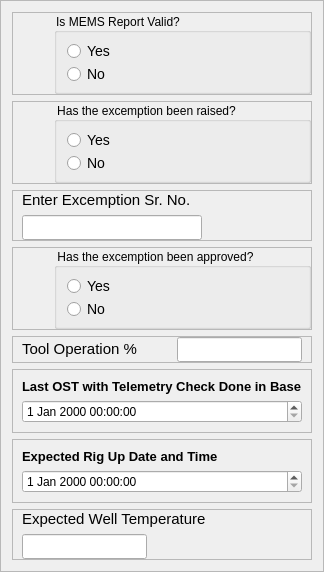
    <widget class="QFrame" name="frame_16">
     <property name="frameShape">
      <enum>QFrame::Shape::StyledPanel</enum>
     </property>
     <property name="frameShadow">
      <enum>QFrame::Shadow::Raised</enum>
     </property>
     <layout class="QVBoxLayout" name="verticalLayout_8">
      <item>
       <widget class="QFrame" name="frame_6">
        <property name="frameShape">
         <enum>QFrame::Shape::StyledPanel</enum>
        </property>
        <property name="frameShadow">
         <enum>QFrame::Shadow::Raised</enum>
        </property>
        <layout class="QHBoxLayout" name="horizontalLayout_5">
         <property name="spacing">
          <number>0</number>
         </property>
         <property name="leftMargin">
          <number>0</number>
         </property>
         <property name="topMargin">
          <number>0</number>
         </property>
         <property name="rightMargin">
          <number>0</number>
         </property>
         <property name="bottomMargin">
          <number>0</number>
         </property>
         <item>
          <widget class="QLabel" name="label_7">
           <property name="minimumSize">
            <size>
             <width>41</width>
             <height>41</height>
            </size>
           </property>
           <property name="maximumSize">
            <size>
             <width>41</width>
             <height>41</height>
            </size>
           </property>
           <property name="text">
            <string/>
           </property>
           <property name="pixmap">
            <pixmap resource="../Images.qrc">:/Icons/Icons/risk-icon.png</pixmap>
           </property>
           <property name="scaledContents">
            <bool>true</bool>
           </property>
          </widget>
         </item>
         <item>
          <widget class="QGroupBox" name="GB5">
           <property name="minimumSize">
            <size>
             <width>210</width>
             <height>0</height>
            </size>
           </property>
           <property name="styleSheet">
            <string notr="true">QGroupBox::title {
    font-size: 16px;
}
</string>
           </property>
           <property name="title">
            <string>Is MEMS Report Valid?</string>
           </property>
           <property name="checkable">
            <bool>false</bool>
           </property>
           <property name="checked">
            <bool>false</bool>
           </property>
           <layout class="QVBoxLayout" name="verticalLayout_17">
            <item>
             <widget class="QRadioButton" name="R9">
              <property name="styleSheet">
               <string notr="true">QRadioButton{
    font-size: 14px; /* Larger text */
}
QRadioButton::indicator {
    width: 15px; /* Larger checkbox square */
    height: 15px; /* Larger checkbox square */
}</string>
              </property>
              <property name="text">
               <string>Yes</string>
              </property>
             </widget>
            </item>
            <item>
             <widget class="QRadioButton" name="R10">
              <property name="styleSheet">
               <string notr="true">QRadioButton{
    font-size: 14px; /* Larger text */
}
QRadioButton::indicator {
    width: 15px; /* Larger checkbox square */
    height: 15px; /* Larger checkbox square */
}</string>
              </property>
              <property name="text">
               <string>No</string>
              </property>
             </widget>
            </item>
           </layout>
          </widget>
         </item>
        </layout>
       </widget>
      </item>
      <item>
       <widget class="QFrame" name="frame_11">
        <property name="frameShape">
         <enum>QFrame::Shape::StyledPanel</enum>
        </property>
        <property name="frameShadow">
         <enum>QFrame::Shadow::Raised</enum>
        </property>
        <layout class="QHBoxLayout" name="horizontalLayout_7">
         <property name="spacing">
          <number>0</number>
         </property>
         <property name="leftMargin">
          <number>0</number>
         </property>
         <property name="topMargin">
          <number>0</number>
         </property>
         <property name="rightMargin">
          <number>0</number>
         </property>
         <property name="bottomMargin">
          <number>0</number>
         </property>
         <item>
          <widget class="QLabel" name="label_10">
           <property name="minimumSize">
            <size>
             <width>41</width>
             <height>41</height>
            </size>
           </property>
           <property name="maximumSize">
            <size>
             <width>41</width>
             <height>41</height>
            </size>
           </property>
           <property name="text">
            <string/>
           </property>
           <property name="pixmap">
            <pixmap resource="../Images.qrc">:/Icons/Icons/risk-icon.png</pixmap>
           </property>
           <property name="scaledContents">
            <bool>true</bool>
           </property>
          </widget>
         </item>
         <item>
          <widget class="QGroupBox" name="GB6">
           <property name="minimumSize">
            <size>
             <width>190</width>
             <height>0</height>
            </size>
           </property>
           <property name="styleSheet">
            <string notr="true">QGroupBox::title {
    font-size: 16px;
}
</string>
           </property>
           <property name="title">
            <string>Has the excemption been raised?</string>
           </property>
           <property name="checkable">
            <bool>false</bool>
           </property>
           <property name="checked">
            <bool>false</bool>
           </property>
           <layout class="QVBoxLayout" name="verticalLayout_14">
            <item>
             <widget class="QRadioButton" name="R11">
              <property name="styleSheet">
               <string notr="true">QRadioButton{
    font-size: 14px; /* Larger text */
}
QRadioButton::indicator {
    width: 15px; /* Larger checkbox square */
    height: 15px; /* Larger checkbox square */
}</string>
              </property>
              <property name="text">
               <string>Yes</string>
              </property>
             </widget>
            </item>
            <item>
             <widget class="QRadioButton" name="R12">
              <property name="styleSheet">
               <string notr="true">QRadioButton{
    font-size: 14px; /* Larger text */
}
QRadioButton::indicator {
    width: 15px; /* Larger checkbox square */
    height: 15px; /* Larger checkbox square */
}</string>
              </property>
              <property name="text">
               <string>No</string>
              </property>
             </widget>
            </item>
           </layout>
          </widget>
         </item>
        </layout>
       </widget>
      </item>
      <item>
       <widget class="QFrame" name="frame_10">
        <property name="frameShape">
         <enum>QFrame::Shape::StyledPanel</enum>
        </property>
        <property name="frameShadow">
         <enum>QFrame::Shadow::Raised</enum>
        </property>
        <layout class="QVBoxLayout" name="verticalLayout_5">
         <property name="topMargin">
          <number>0</number>
         </property>
         <property name="bottomMargin">
          <number>0</number>
         </property>
         <item>
          <widget class="QLabel" name="label_9">
           <property name="text">
            <string>&lt;html&gt;&lt;head/&gt;&lt;body&gt;&lt;p&gt;&lt;span style=&quot; font-size:11pt;&quot;&gt;Enter Excemption Sr. No.&lt;/span&gt;&lt;/p&gt;&lt;/body&gt;&lt;/html&gt;</string>
           </property>
          </widget>
         </item>
         <item>
          <widget class="QLineEdit" name="lineEdit_3">
           <property name="minimumSize">
            <size>
             <width>180</width>
             <height>25</height>
            </size>
           </property>
           <property name="maximumSize">
            <size>
             <width>180</width>
             <height>25</height>
            </size>
           </property>
          </widget>
         </item>
        </layout>
       </widget>
      </item>
      <item>
       <widget class="QFrame" name="frame_9">
        <property name="frameShape">
         <enum>QFrame::Shape::StyledPanel</enum>
        </property>
        <property name="frameShadow">
         <enum>QFrame::Shadow::Raised</enum>
        </property>
        <layout class="QHBoxLayout" name="horizontalLayout_6">
         <property name="spacing">
          <number>0</number>
         </property>
         <property name="leftMargin">
          <number>0</number>
         </property>
         <property name="topMargin">
          <number>0</number>
         </property>
         <property name="rightMargin">
          <number>0</number>
         </property>
         <property name="bottomMargin">
          <number>0</number>
         </property>
         <item>
          <widget class="QLabel" name="label_8">
           <property name="minimumSize">
            <size>
             <width>41</width>
             <height>41</height>
            </size>
           </property>
           <property name="maximumSize">
            <size>
             <width>41</width>
             <height>41</height>
            </size>
           </property>
           <property name="text">
            <string/>
           </property>
           <property name="pixmap">
            <pixmap resource="../Images.qrc">:/Icons/Icons/risk-icon.png</pixmap>
           </property>
           <property name="scaledContents">
            <bool>true</bool>
           </property>
          </widget>
         </item>
         <item>
          <widget class="QGroupBox" name="GB7">
           <property name="minimumSize">
            <size>
             <width>210</width>
             <height>0</height>
            </size>
           </property>
           <property name="styleSheet">
            <string notr="true">QGroupBox::title {
    font-size: 16px;
}
</string>
           </property>
           <property name="title">
            <string>Has the excemption been approved?</string>
           </property>
           <property name="checkable">
            <bool>false</bool>
           </property>
           <property name="checked">
            <bool>false</bool>
           </property>
           <layout class="QVBoxLayout" name="verticalLayout_18">
            <item>
             <widget class="QRadioButton" name="R13">
              <property name="styleSheet">
               <string notr="true">QRadioButton{
    font-size: 14px; /* Larger text */
}
QRadioButton::indicator {
    width: 15px; /* Larger checkbox square */
    height: 15px; /* Larger checkbox square */
}</string>
              </property>
              <property name="text">
               <string>Yes</string>
              </property>
             </widget>
            </item>
            <item>
             <widget class="QRadioButton" name="R14">
              <property name="styleSheet">
               <string notr="true">QRadioButton{
    font-size: 14px; /* Larger text */
}
QRadioButton::indicator {
    width: 15px; /* Larger checkbox square */
    height: 15px; /* Larger checkbox square */
}</string>
              </property>
              <property name="text">
               <string>No</string>
              </property>
             </widget>
            </item>
           </layout>
          </widget>
         </item>
        </layout>
       </widget>
      </item>
      <item>
       <widget class="QFrame" name="frame_21">
        <property name="frameShape">
         <enum>QFrame::Shape::StyledPanel</enum>
        </property>
        <property name="frameShadow">
         <enum>QFrame::Shadow::Raised</enum>
        </property>
        <layout class="QHBoxLayout" name="horizontalLayout_12">
         <property name="topMargin">
          <number>0</number>
         </property>
         <property name="bottomMargin">
          <number>0</number>
         </property>
         <item>
          <widget class="QLabel" name="label_18">
           <property name="text">
            <string>&lt;html&gt;&lt;head/&gt;&lt;body&gt;&lt;p&gt;&lt;span style=&quot; font-size:11pt;&quot;&gt;Tool Operation %&lt;/span&gt;&lt;/p&gt;&lt;/body&gt;&lt;/html&gt;</string>
           </property>
          </widget>
         </item>
         <item>
          <widget class="QLineEdit" name="lineEdit_5">
           <property name="minimumSize">
            <size>
             <width>125</width>
             <height>25</height>
            </size>
           </property>
           <property name="maximumSize">
            <size>
             <width>125</width>
             <height>25</height>
            </size>
           </property>
          </widget>
         </item>
        </layout>
       </widget>
      </item>
      <item>
       <widget class="QFrame" name="frame_22">
        <property name="frameShape">
         <enum>QFrame::Shape::StyledPanel</enum>
        </property>
        <property name="frameShadow">
         <enum>QFrame::Shadow::Raised</enum>
        </property>
        <layout class="QVBoxLayout" name="verticalLayout_10">
         <item>
          <widget class="QLabel" name="label_19">
           <property name="text">
            <string>&lt;html&gt;&lt;head/&gt;&lt;body&gt;&lt;p&gt;&lt;span style=&quot; font-size:10pt; font-weight:700;&quot;&gt;Last OST with Telemetry Check Done in Base&lt;/span&gt;&lt;/p&gt;&lt;/body&gt;&lt;/html&gt;</string>
           </property>
          </widget>
         </item>
         <item>
          <widget class="QDateTimeEdit" name="dateTimeEdit_2"/>
         </item>
        </layout>
       </widget>
      </item>
      <item>
       <widget class="QFrame" name="frame_13">
        <property name="frameShape">
         <enum>QFrame::Shape::StyledPanel</enum>
        </property>
        <property name="frameShadow">
         <enum>QFrame::Shadow::Raised</enum>
        </property>
        <layout class="QVBoxLayout" name="verticalLayout_6">
         <item>
          <widget class="QLabel" name="label_12">
           <property name="text">
            <string>&lt;html&gt;&lt;head/&gt;&lt;body&gt;&lt;p&gt;&lt;span style=&quot; font-size:10pt; font-weight:700;&quot;&gt;Expected Rig Up Date and Time&lt;/span&gt;&lt;/p&gt;&lt;/body&gt;&lt;/html&gt;</string>
           </property>
          </widget>
         </item>
         <item>
          <widget class="QDateTimeEdit" name="dateTimeEdit"/>
         </item>
        </layout>
       </widget>
      </item>
      <item>
       <widget class="QFrame" name="frame_14">
        <property name="frameShape">
         <enum>QFrame::Shape::StyledPanel</enum>
        </property>
        <property name="frameShadow">
         <enum>QFrame::Shadow::Raised</enum>
        </property>
        <layout class="QVBoxLayout" name="verticalLayout_7">
         <property name="topMargin">
          <number>0</number>
         </property>
         <property name="bottomMargin">
          <number>0</number>
         </property>
         <item>
          <widget class="QLabel" name="label_13">
           <property name="text">
            <string>&lt;html&gt;&lt;head/&gt;&lt;body&gt;&lt;p&gt;&lt;span style=&quot; font-size:11pt;&quot;&gt;Expected Well Temperature&lt;/span&gt;&lt;/p&gt;&lt;/body&gt;&lt;/html&gt;</string>
           </property>
          </widget>
         </item>
         <item>
          <widget class="QLineEdit" name="lineEdit_4">
           <property name="minimumSize">
            <size>
             <width>125</width>
             <height>25</height>
            </size>
           </property>
           <property name="maximumSize">
            <size>
             <width>125</width>
             <height>25</height>
            </size>
           </property>
          </widget>
         </item>
        </layout>
       </widget>
      </item>
     </layout>
    </widget>
